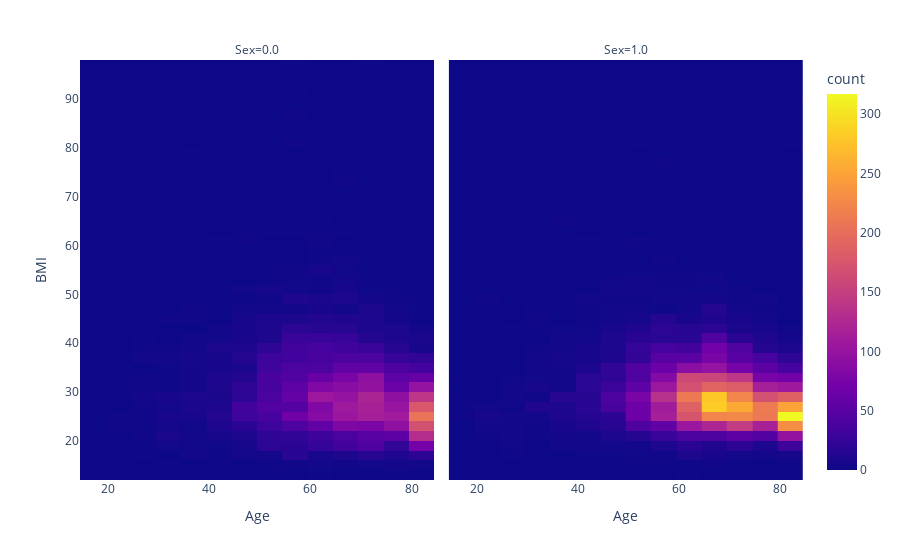

Notebook source saved alongside this figure:
### Code cell
px.density_heatmap(df[df.Heart_Attack == 1], x="Age", y="BMI", facet_col="Sex")

### Figure 1 — Plotly figure (JSON) as saved in the notebook; plotly's stock layout.template omitted (floating-point values rounded to 4 significant figures; data arrays with more than 128 entries replaced by an {"elided": "..."} marker saying what was removed)
{"data": [{"coloraxis": "coloraxis", "hovertemplate": "Sex=0.0<br>Age=%{x}<br>BMI=%{y}<br>count=%{z}<extra></extra>", "name": "", "type": "histogram2d", "x": {"elided": "5826 int values"}, "xaxis": "x", "xbingroup": "x", "y": {"elided": "5826 float values"}, "yaxis": "y", "ybingroup": "y"}, {"coloraxis": "coloraxis", "hovertemplate": "Sex=1.0<br>Age=%{x}<br>BMI=%{y}<br>count=%{z}<extra></extra>", "name": "", "type": "histogram2d", "x": {"elided": "8833 int values"}, "xaxis": "x2", "xbingroup": "x", "y": {"elided": "8833 float values"}, "yaxis": "y2", "ybingroup": "y"}], "layout": {"annotations": [{"font": {}, "showarrow": false, "text": "Sex=0.0", "x": 0.245, "xanchor": "center", "xref": "paper", "y": 1, "yanchor": "bottom", "yref": "paper"}, {"font": {}, "showarrow": false, "text": "Sex=1.0", "x": 0.755, "xanchor": "center", "xref": "paper", "y": 1, "yanchor": "bottom", "yref": "paper"}], "autosize": true, "coloraxis": {"colorbar": {"title": {"text": "count"}}, "colorscale": [[0, "#0d0887"], [0.1111, "#46039f"], [0.2222, "#7201a8"], [0.3333, "#9c179e"], [0.4444, "#bd3786"], [0.5556, "#d8576b"], [0.6667, "#ed7953"], [0.7778, "#fb9f3a"], [0.8889, "#fdca26"], [1, "#f0f921"]]}, "legend": {"tracegroupgap": 0}, "margin": {"t": 60}, "xaxis": {"anchor": "y", "autorange": true, "domain": [0, 0.49], "range": [14.5, 84.5], "title": {"text": "Age"}, "type": "linear"}, "xaxis2": {"anchor": "y2", "autorange": true, "domain": [0.51, 1], "matches": "x", "range": [14.5, 84.5], "title": {"text": "Age"}, "type": "linear"}, "yaxis": {"anchor": "x", "autorange": true, "domain": [0, 1], "range": [12, 98], "title": {"text": "BMI"}, "type": "linear"}, "yaxis2": {"anchor": "x2", "autorange": true, "domain": [0, 1], "matches": "y", "range": [12, 98], "showticklabels": false, "type": "linear"}}}
